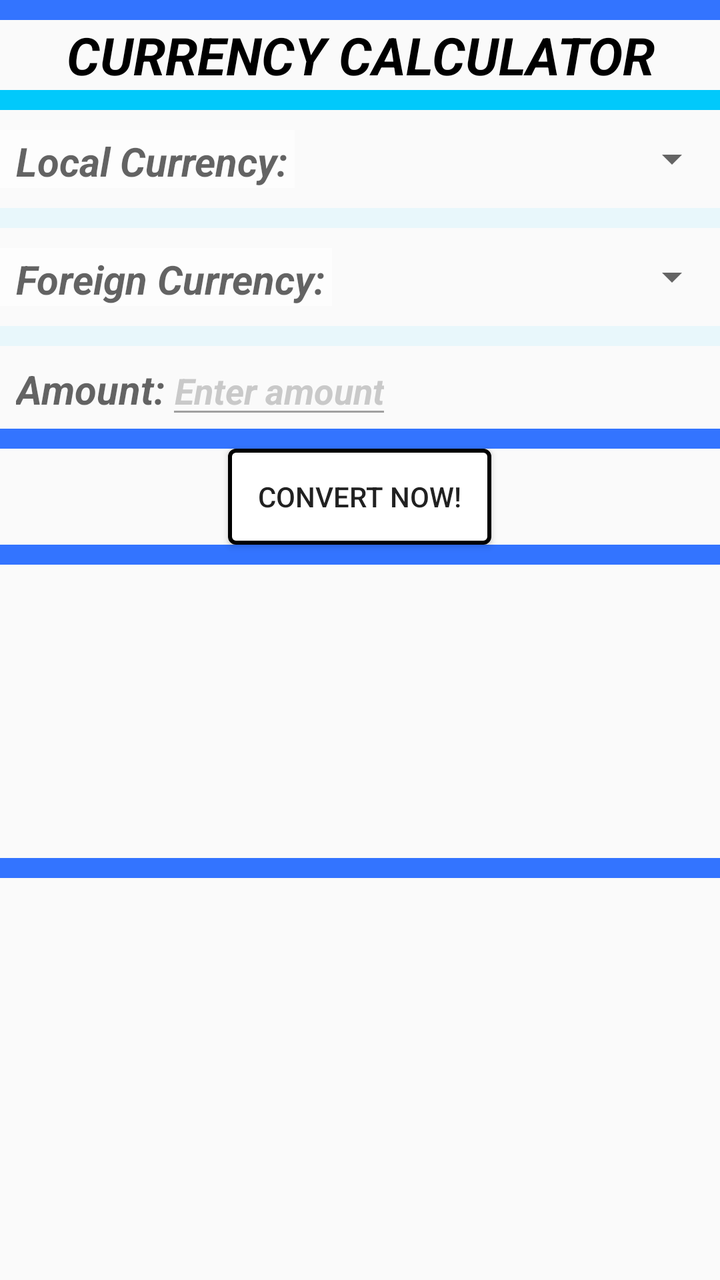
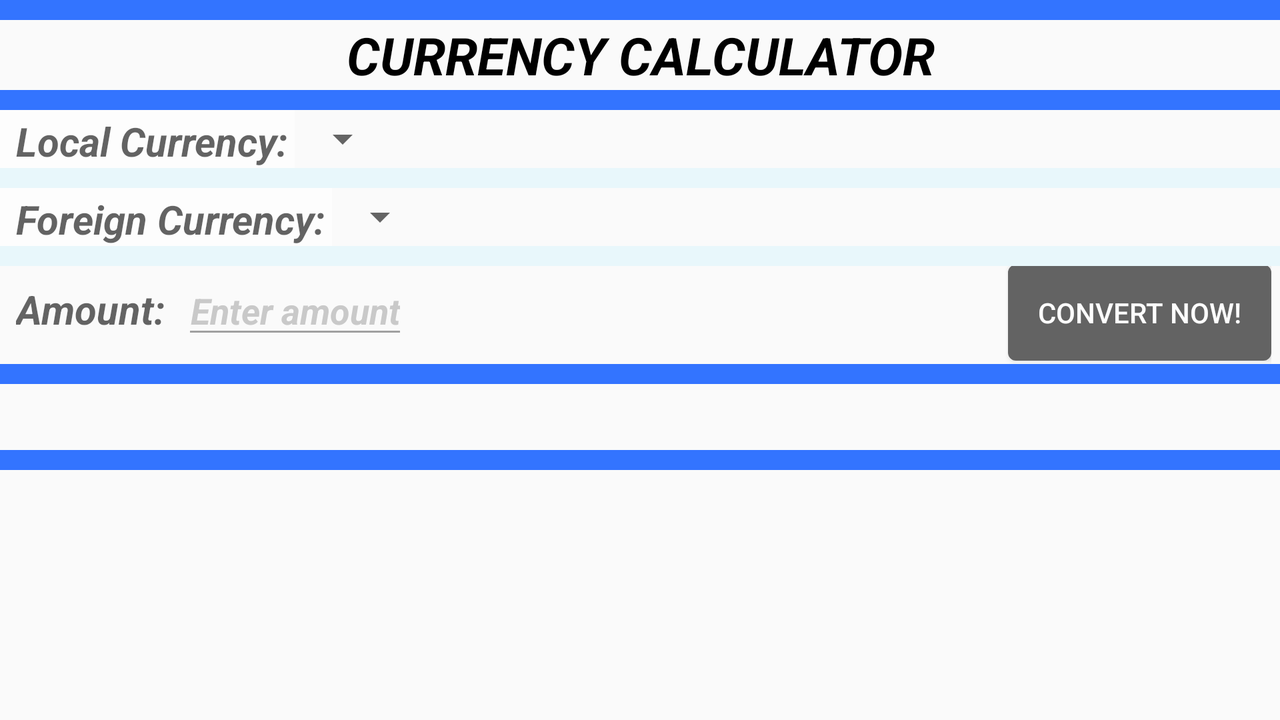

Two renders of one Android screen. The first uses the default layout on a phone; the second uses the alternative layout the repository ships for a different screen configuration, on a matching device. The two XML files are below.
<!-- AndroidManifest.xml: application theme AppTheme -->
<!-- res/layout/calculator_layout.xml -->
<?xml version="1.0" encoding="utf-8"?>
<LinearLayout xmlns:android="http://schemas.android.com/apk/res/android"
              android:orientation="vertical"
              android:layout_width="match_parent"
              android:layout_height="match_parent">

    <View
            android:id="@+id/divider5"
            android:layout_width="match_parent"
            android:layout_height="10dp"
            android:background="@color/barBackgroundColor"/>
        <TextView
                android:id="@+id/calculate_your_price_title"
                android:layout_width="match_parent"
                android:layout_height="wrap_content"
                android:text="@string/get_your_money_title_text"
                android:textColor="@color/black"
                android:textStyle="bold|italic"
                android:background="@drawable/translucent_backgrounds"
                android:gravity="center"
                android:textSize="26sp"/>
    <View
            android:id="@+id/divider6"
            android:layout_width="match_parent"
            android:layout_height="10dp"
            android:background="@color/lightBlue"/>
    <GridLayout
            android:id="@+id/calculator_grid_layout"
            android:layout_width="match_parent"
            android:layout_height="wrap_content"
            android:columnCount="2"
            android:rowCount="7"
            android:alpha="0.6"
            android:background="@drawable/translucent_backgrounds">
        <TableRow
                android:layout_width="match_parent"
                android:paddingTop="10dp"
                android:paddingBottom="10dp">
            <TextView
                    android:id="@+id/calculator_local_currency_text_view"
                    android:layout_width="wrap_content"
                    android:layout_height="match_parent"
                    android:paddingTop="2dp"
                    android:paddingStart="8dp"
                    android:paddingEnd="3dp"
                    android:background="@color/white"
                    android:text="@string/local_currency_text"
                    android:textSize="20sp"
                    android:textStyle="italic|bold"
                    android:textColor="@color/black"/>
            <Spinner
                    android:id="@+id/calculator_origin_currency"
                    android:layout_width="match_parent"
                    android:layout_height="match_parent"
                    android:pointerIcon="arrow"/>
        </TableRow>
        <View
                android:id="@+id/divider7"
                android:layout_width="match_parent"
                android:layout_height="10dp"
                android:layout_rowSpan="1"
                android:layout_columnSpan="2"
                android:backgroundTint="@color/lightBlue"
                android:background="?android:attr/listDivider"/>
        <TableRow
                android:layout_width="match_parent"
                android:paddingTop="10dp"
                android:paddingBottom="10dp">
            <TextView
                    android:id="@+id/calculator_foreign_currency_text_view"
                    android:layout_width="wrap_content"
                    android:layout_height="match_parent"
                    android:paddingTop="2dp"
                    android:paddingStart="8dp"
                    android:paddingEnd="3dp"
                    android:background="@color/white"
                    android:text="@string/foreign_currency_text"
                    android:textSize="20sp"
                    android:textStyle="italic|bold"
                    android:textColor="@color/black"/>
            <Spinner
                    android:id="@+id/calculator_destination_currency"
                    android:layout_width="match_parent"
                    android:layout_height="match_parent"
                    android:pointerIcon="arrow"/>
        </TableRow>
        <View
                android:id="@+id/divider8"
                android:layout_width="match_parent"
                android:layout_height="10dp"
                android:backgroundTint="@color/lightBlue"
                android:layout_rowSpan="1"
                android:layout_columnSpan="2"
                android:background="?android:attr/listDivider"/>
        <TableRow>
            <TextView
                    android:id="@+id/calculator_amount_text_view"
                    android:layout_width="match_parent"
                    android:layout_height="wrap_content"
                    android:paddingStart="8dp"
                    android:text="@string/amount_of_currency_text"
                    android:textSize="20sp"
                    android:textStyle="italic|bold"
                    android:textColor="@color/black"/>
            <EditText
                    android:id="@+id/calculator_amount_edit_text"
                    android:hint="@string/enter_amount_edit_text_hint"
                    android:maxLength="10"
                    android:maxLines="1"
                    android:textAlignment="center"
                    android:inputType="numberDecimal"
                    android:textColorHint="@color/grey"
                    android:textStyle="italic|bold"
                    android:layout_width="match_parent"
                    android:layout_height="wrap_content"/>
        </TableRow>
    </GridLayout>
    <View
            android:id="@+id/divider9"
            android:layout_width="match_parent"
            android:layout_height="10dp"
            android:background="@color/barBackgroundColor"/>
    <Button
            android:id="@+id/calculator_convert_button"
            android:layout_width="wrap_content"
            android:layout_height="wrap_content"
            android:text="@string/convert_text"
            android:background="@drawable/button_properties"
            android:layout_gravity="center"/>
    <View
            android:id="@+id/divider10"
            android:layout_width="match_parent"
            android:layout_height="10dp"
            android:background="@color/barBackgroundColor"/>
    <TextView
            android:id="@+id/result_calculator_text_view"
            android:background="@drawable/translucent_backgrounds"
            android:layout_width="match_parent"
            android:layout_height="wrap_content"
            android:textAlignment="center"
            android:textColor="@color/black"
            android:textAppearance="@color/black"
            android:textStyle="italic|bold"
            android:textSize="50sp"
            android:alpha="0.6"
            android:paddingTop="50dp"
            android:paddingBottom="30dp"/>
    <View
            android:id="@+id/divider11"
            android:layout_width="match_parent"
            android:layout_height="10dp"
            android:background="@color/barBackgroundColor"/>
</LinearLayout>
<!-- resources referenced by this layout -->
<resources>
  <color name="barBackgroundColor">#3374FF</color>
  <color name="black">#000000</color>
  <color name="grey">#A9A9A9</color>
  <color name="lightBlue">#01C9FB</color>
  <color name="white">#ffffff</color>
  <!-- drawable button_properties (drawable) -->
  <?xml version="1.0" encoding="utf-8"?>
  <selector xmlns:android="http://schemas.android.com/apk/res/android">
      <item>
          <shape android:shape="rectangle" android:thickness="10dp">
              <padding android:left="15dp" android:right="15dp"/>
              <corners android:radius="3dp"/>
              <solid android:color="@color/white"/>
              <stroke android:color="@color/black" android:width="2dp"/>
          </shape>
      </item>
  </selector>
  <string name="amount_of_currency_text">Amount:</string>
  <string name="convert_text">CONVERT NOW!</string>
  <string name="enter_amount_edit_text_hint">Enter amount</string>
  <string name="foreign_currency_text">Foreign Currency:</string>
  <string name="get_your_money_title_text">CURRENCY CALCULATOR</string>
  <string name="local_currency_text">Local Currency:</string>
  <style name="AppTheme" parent="Theme.AppCompat.Light.DarkActionBar">
          
          <item name="colorPrimary">@color/barBackgroundColor</item>
          <item name="colorPrimaryDark">@color/barBackgroundColor</item>
          <item name="colorAccent">@color/colorAccent</item>
      </style>
  <color name="colorAccent">#D81B60</color>
</resources>
<!-- res/layout-land/calculator_layout.xml (the repository's variant of the layout above) -->
<!-- drawn on the phone turned sideways -->
<?xml version="1.0" encoding="utf-8"?>
<LinearLayout xmlns:android="http://schemas.android.com/apk/res/android"
              android:orientation="vertical"
              android:layout_width="match_parent"
              android:layout_height="match_parent">

    <View
            android:id="@+id/divider5"
            android:layout_width="match_parent"
            android:layout_height="10dp"
            android:background="@color/barBackgroundColor"/>
    <TextView
            android:id="@+id/calculate_your_price_title"
            android:layout_width="match_parent"
            android:layout_height="wrap_content"
            android:text="@string/get_your_money_title_text"
            android:textColor="@color/black"
            android:background="@drawable/translucent_backgrounds"
            android:textStyle="bold|italic"
            android:gravity="center"
            android:textSize="26sp"/>
    <View
            android:id="@+id/divider6"
            android:layout_width="match_parent"
            android:layout_height="10dp"
            android:background="@color/barBackgroundColor"/>
    <GridLayout
            android:id="@+id/calculator_grid_layout"
            android:layout_width="match_parent"
            android:layout_height="wrap_content"
            android:columnCount="2"
            android:rowCount="7"
            android:alpha="0.6"
            android:background="@drawable/translucent_backgrounds">
        <TableRow>
            <TextView
                    android:id="@+id/calculator_local_currency_text_view"
                    android:layout_width="wrap_content"
                    android:layout_height="match_parent"
                    android:paddingTop="2dp"
                    android:paddingStart="8dp"
                    android:paddingEnd="3dp"
                    android:text="@string/local_currency_text"
                    android:background="@color/white"
                    android:textSize="20sp"
                    android:textStyle="italic|bold"
                    android:textColor="@color/black"/>
            <Spinner
                    android:id="@+id/calculator_origin_currency"
                    android:layout_width="wrap_content"
                    android:layout_height="match_parent"
                    android:pointerIcon="arrow"/>
        </TableRow>
        <View
                android:id="@+id/divider7"
                android:layout_width="match_parent"
                android:layout_height="10dp"
                android:layout_rowSpan="1"
                android:layout_columnSpan="2"
                android:backgroundTint="@color/lightBlue"
                android:background="?android:attr/listDivider"/>
        <TableRow>
            <TextView
                    android:id="@+id/calculator_foreign_currency_text_view"
                    android:layout_width="wrap_content"
                    android:layout_height="match_parent"
                    android:text="@string/foreign_currency_text"
                    android:paddingTop="2dp"
                    android:paddingStart="8dp"
                    android:paddingEnd="3dp"
                    android:background="@color/white"
                    android:textSize="20sp"
                    android:textStyle="italic|bold"
                    android:textColor="@color/black"/>
            <Spinner
                    android:id="@+id/calculator_destination_currency"
                    android:layout_width="match_parent"
                    android:layout_height="match_parent"
                    android:pointerIcon="arrow"/>
        </TableRow>
        <View
                android:id="@+id/divider8"
                android:layout_width="match_parent"
                android:layout_height="10dp"
                android:backgroundTint="@color/lightBlue"
                android:layout_rowSpan="1"
                android:layout_columnSpan="2"
                android:background="?android:attr/listDivider"/>
        <TableRow>
            <TextView
                    android:id="@+id/calculator_amount_text_view"
                    android:layout_width="match_parent"
                    android:layout_height="wrap_content"
                    android:paddingStart="8dp"
                    android:paddingEnd="8dp"
                    android:text="@string/amount_of_currency_text"
                    android:textSize="20sp"
                    android:textStyle="italic|bold"
                    android:textColor="@color/black"/>
            <EditText
                    android:id="@+id/calculator_amount_edit_text"
                    android:layout_width="match_parent"
                    android:layout_height="wrap_content"
                    android:hint="@string/enter_amount_edit_text_hint"
                    android:maxLength="10"
                    android:maxLines="1"
                    android:textAlignment="center"
                    android:textStyle="italic|bold"
                    android:inputType="numberDecimal"
                    android:textColorHint="@color/grey"/>
            <Button
                    android:id="@+id/calculator_convert_button"
                    android:layout_width="wrap_content"
                    android:alpha="1"
                    android:layout_marginStart="300dp"
                    android:layout_height="wrap_content"
                    android:layout_marginBottom="1dp"
                    android:layout_gravity="center"
                    android:textColor="@color/white"
                    android:background="@drawable/button_properties_second"
                    android:text="@string/convert_text"
                    android:paddingStart="15dp"
                    android:paddingEnd="15dp"/>
        </TableRow>
    </GridLayout>
    <View
            android:id="@+id/divider10"
            android:layout_width="match_parent"
            android:layout_height="10dp"
            android:background="@color/barBackgroundColor"/>
    <TextView
            android:id="@+id/result_calculator_text_view"
            android:layout_width="match_parent"
            android:layout_height="wrap_content"
            android:textAlignment="center"
            android:textColor="@color/black"
            android:textAppearance="@color/black"
            android:textStyle="italic|bold"
            android:textSize="20sp"
            android:alpha="0.6"
            android:background="@drawable/translucent_backgrounds"
            android:paddingTop="3dp"
            android:paddingBottom="3dp"/>
    <View
            android:id="@+id/divider11"
            android:layout_width="match_parent"
            android:layout_height="10dp"
            android:background="@color/barBackgroundColor"/>
</LinearLayout>
<!-- resources referenced by the variant -->
<!-- as the phone turned sideways resolves them -->
<resources>
  <color name="barBackgroundColor">#3374FF</color>
  <color name="black">#000000</color>
  <color name="grey">#A9A9A9</color>
  <color name="lightBlue">#01C9FB</color>
  <color name="white">#ffffff</color>
  <!-- drawable button_properties_second (drawable) -->
  <?xml version="1.0" encoding="utf-8"?>
  <selector xmlns:android="http://schemas.android.com/apk/res/android">
      <item>
          <shape android:shape="rectangle">
              <corners android:radius="3dp"/>
              <solid android:color="@color/black"/>
              <stroke android:color="@color/black" android:width="2dp"/>
          </shape>
      </item>
  </selector>
  <string name="amount_of_currency_text">Amount:</string>
  <string name="convert_text">CONVERT NOW!</string>
  <string name="enter_amount_edit_text_hint">Enter amount</string>
  <string name="foreign_currency_text">Foreign Currency:</string>
  <string name="get_your_money_title_text">CURRENCY CALCULATOR</string>
  <string name="local_currency_text">Local Currency:</string>
  <style name="AppTheme" parent="Theme.AppCompat.Light.DarkActionBar">
          
          <item name="colorPrimary">@color/barBackgroundColor</item>
          <item name="colorPrimaryDark">@color/barBackgroundColor</item>
          <item name="colorAccent">@color/colorAccent</item>
      </style>
  <color name="colorAccent">#D81B60</color>
</resources>
